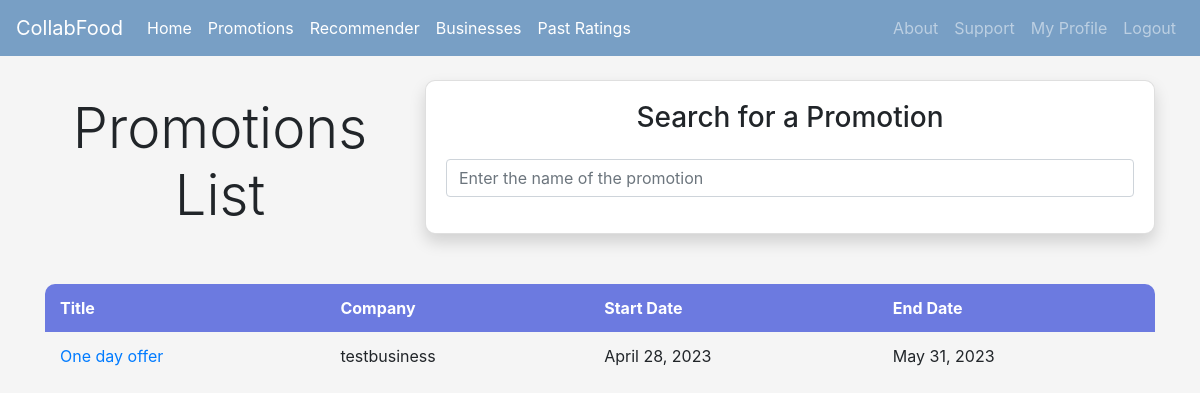
Screenshot of /searchpromotions (signed in) with the database file from the repository.
### Homepage/models.py (models this page shows)
class Promotion(models.Model):
    title = models.CharField(max_length=100)
    description = models.CharField(max_length=999)
    createdBy = models.ForeignKey(User, on_delete=models.CASCADE)
    createdDate = models.DateTimeField(auto_now_add=True)
    startDate = models.DateField()
    endDate = models.DateField()
    isActive = models.BooleanField(default=True)
    def __str__(self):
        return f"{self.id} - {self.title} - createdBy:{self.createdBy} - startDate:{self.startDate} - endDate:{self.endDate}"

### Homepage/views.py (the view)
# urls.py: path('searchpromotions',views.search_promotion,name='searchpromotions'),
@login_required
def search_promotion(request):
	user_type = UserType.objects.get(user=request.user)
	promotions = Promotion.objects.all()
	if user_type.userType in ['user']:
		promotions = Promotion.objects.filter(isActive=True, endDate__gte=timezone.now())
	elif user_type.userType in ['business']:
		promotions = Promotion.objects.filter(createdBy = request.user)
	else:
		promotions = Promotion.objects.all()
	print("zx promotions: "+str(promotions),flush=True)
	context = {'user_type': user_type, 'promotions':promotions}
	return render(request, 'searchpromotion.html', context)

### Homepage/templates/searchpromotion.html (shortened to what this page needs)
{% extends 'base.html' %}
{% block content %}
<div class="row">
  <div class="col-md-4">
    <h1 class="text-center display-4">Promotions List</h1><br>
  </div>
  <div class="col-md-8">
    <div class="card shadow">
      <div class="card-body">
        <h3 class="text-center mb-4">Search for a Promotion</h3>
        <div class="form-group">
          <input class="form-control" id="searchPromotions" type="text" placeholder="Enter the name of the promotion">
        </div>
      </div>
    </div>
  </div>
</div>
<table class="table-hover">
  <thead style="color: #fff; background-color: #6c7ae0;">
      <tr>
          <th scope="col">Title</th>
          <th scope="col">Company</th>
          <th scope="col">Start Date</th>
          <th scope="col">End Date</th>
      </tr>
    </thead>
    {% if promotions %}
    <tbody id="Promotions">
      {% for item in promotions %}
        <tr>
            <td><a href="{% url 'viewpromotion' item.id %}">{{ item.title }}</a></td>
            <td>{{ item.createdBy }}</td>
            <td>{{ item.startDate }}</td>
            <td>{{ item.endDate }}</td>
        </tr>
      {% endfor %}
      {% else %}
      <tr><td colspan="4" text>No current promotions.</td> <tr>
      {% endif %}
    </tbody>
  </table>
{% endblock %}

### Homepage/templates/searchpromotion.html (style rules this page uses)
.card { border-radius: 10px; margin-bottom: 50px; }
table { border-collapse: collapse; width: 100%; border-radius: 10px; overflow: hidden; border: none; }
th, td { padding: 12px 15px; text-align: left; border-bottom: 1px solid #ddd; border: none; }
th { border-top: 1px solid #ddd; }
table td, table th { border: none; }
h1 { margin-top: 15px; }

### rows the page displays
Promotion: title "One day offer", createdBy "testbusiness", startDate "April 28, 2023", endDate "May 31, 2023"
